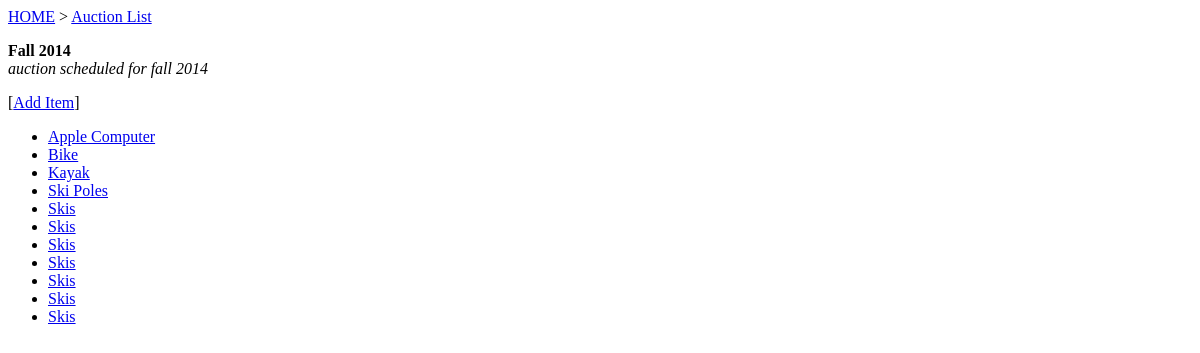
Page /auction/items/1/ on the earlier database version.
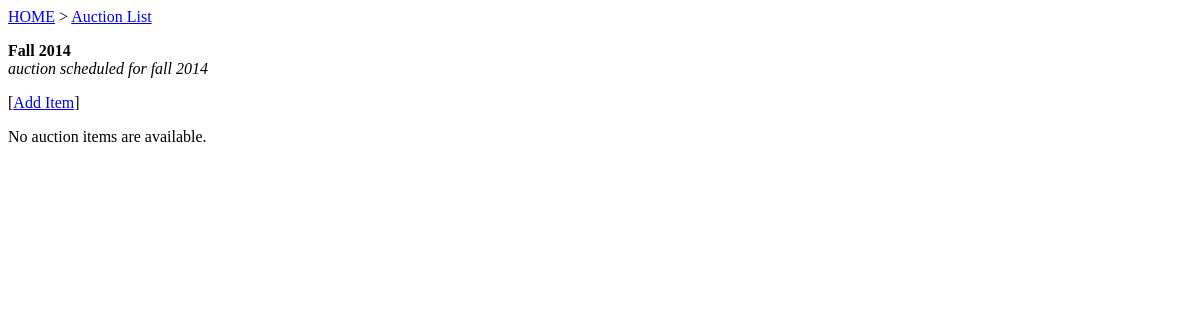
Same page on the later database version.
### bidRecorder/models.py (models this page shows, shortened)
class Auction(models.Model):
    name = models.CharField(max_length=200)
    description = models.CharField(max_length=1000)

class AuctionItem(models.Model):
    auction = models.ForeignKey(Auction)
    name = models.CharField(max_length=150)
    description = models.CharField(max_length=500)
    fmv = models.DecimalField('fair market value', max_digits=7, decimal_places=2)
    opening_bid = models.DecimalField('opening bid', max_digits=7, decimal_places=2)
    donor = models.ForeignKey(Registrant)

### bidRecorder/views.py (the view)
# urls.py: url(r'^items/(?P<auction_id>\d+)/$', views.listItems, name='listItems'),
def listItems(request, auction_id):
    itemList = AuctionItem.objects.filter(auction=auction_id).order_by('name')
    auction = Auction.objects.get(pk=auction_id)
    context = {
        'itemList': itemList,
        'auctionId': auction_id,
        'auction': auction
    }
    return render(request, 'bidRecorder/items.html', context)

### bidRecorder/templates/bidRecorder/items.html
<a href="{% url 'index' %}">HOME</a> >
<a href="{% url 'listAuctions' %}">Auction List</a><br>
<p>
<b>{{ auction.name }}</b><br>
<i>{{ auction.description }}</i>
<p>
[<a href="{% url 'newItemDetail' auctionId %}">Add Item</a>]<br>
<p>
{% if itemList %}
    <ul>
    {% for item in itemList %}
        <li><a href="{% url 'item' item.id %}">{{ item.name }}</a></li>
    {% endfor %}
    </ul>
{% else %}
    <p>No auction items are available.</p>
{% endif %}

Differences in the rows shown:
removed AuctionItem: name "Apple Computer"
removed AuctionItem: name "Bike"
removed AuctionItem: name "Kayak"
removed AuctionItem: name "Ski Poles"
removed AuctionItem: name "Skis"
removed AuctionItem: name "Skis"
removed AuctionItem: name "Skis"
removed AuctionItem: name "Skis"
removed AuctionItem: name "Skis"
removed AuctionItem: name "Skis"
removed AuctionItem: name "Skis"
Other differences:
text now shown: "No auction items are available."
